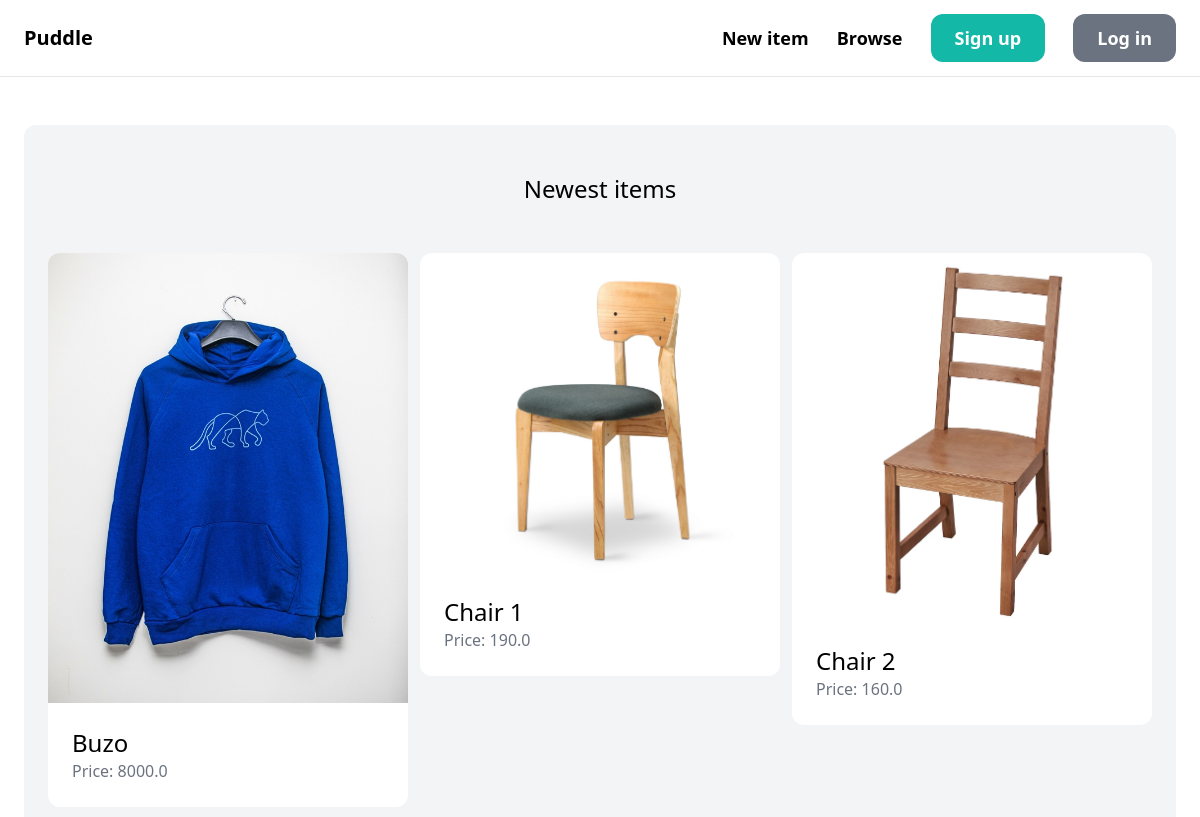
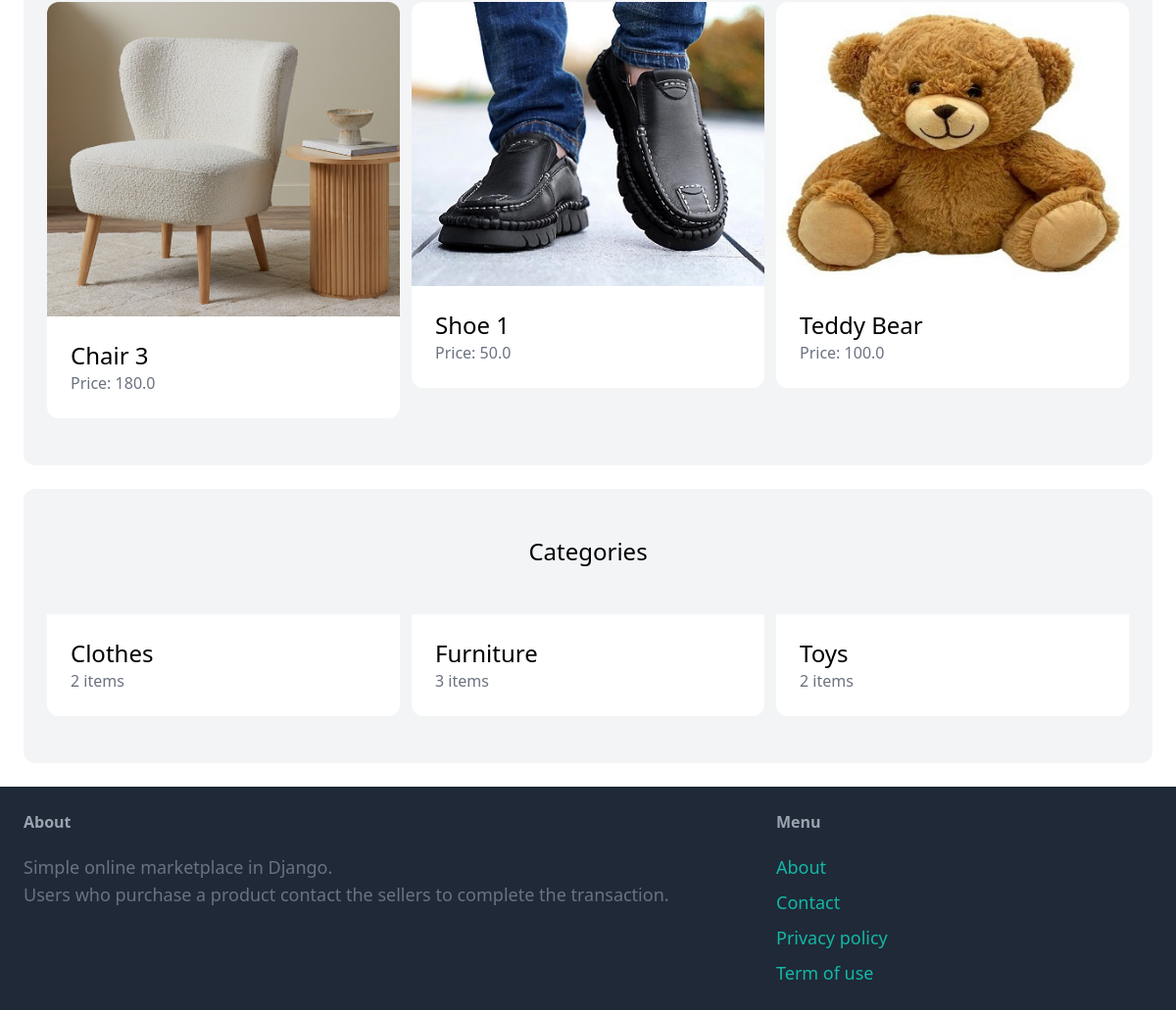
The page / on the database its author committed (2 pictures, top to bottom).
### item/models.py (models this page shows, shortened)
class Item(models.Model):
    category = models.ForeignKey(Category, related_name='items', on_delete = models.CASCADE)
    name = models.CharField(max_length=255)
    description = models.TextField(blank=True, null=True)
    price = models.FloatField()
    image = models.ImageField(upload_to='item_images', blank=True, null=True)
    is_sold = models.BooleanField(default=False)
    created_by = models.ForeignKey(User, related_name='items', on_delete = models.CASCADE)
    created_at = models.DateTimeField(auto_now_add=True)
    class Meta:
        ordering = ('name',)

class Category(models.Model):
    name = models.CharField(max_length=255)
    class Meta:
        ordering = ('name',)
        verbose_name_plural = 'Categories'

### core/views.py (the view)
# urls.py: path('', views.index, name='index'),
def index(request):
    items = Item.objects.filter(is_sold=False)[0:6]
    categories = Category.objects.all()
    return render(request, 'core/index.html', {
        'categories': categories,
        'items': items
    })

### core/templates/core/index.html (shortened to what this page needs)
{% extends 'core/base.html' %}
{% block content %}
    <div class="mt-6 px-6 py-12 bg-gray-100 rounded-xl">
        <h2 class="mb-12 text-2xl text-center">Newest items</h2>
        <div class="grid grid-cols-3 gap-3">
            {% for item in items %}
                <div>
                    <a href="{% url 'item:detail' item.id %}">
                        <div>
                            <img src="{{ item.image.url }}" class="rounded-t-xl">
                        </div>
                        <div class="p-6 bg-white rounded-b-xl">
                            <h2 class="text-2xl">{{ item.name }}</h2>
                            <p class="text-gray-500">Price: {{ item.price }}</p>
                        </div>
                    </a>
                </div>
            {% endfor %}
        </div>
    </div>
    <div class="mt-6 px-6 py-12 bg-gray-100 rounded-xl">
        <h2 class="mb-12 text-2xl text-center">Categories</h2>
        <div class="grid grid-cols-3 gap-3">
            {% for category in categories %}
                <div>
                    <a href="{% url 'item:items' %}?category={{ category.id }}">
                        <div class="p-6 bg-white rounded-b-xl">
                            <h2 class="text-2xl">{{ category.name }}</h2>
                            <p class="text-gray-500">{{ category.items.count }} items</p>
                        </div>
                    </a>
                </div>
            {% endfor %}
        </div>
    </div>
{% endblock %}

### core/templates/core/base.html (shortened to what this page needs)
<!DOCTYPE html>
<html>
    <head>
        <script src="https://cdn.tailwindcss.com"></script>
    </head>
    <body>
        <nav class="py-6 px-6 flex justify-between items-center border-b border-gray-200">
            <a href="/" class="text-xl font-semibold">Puddle</a>
            <div class="space-x-6">
                <a href="{% url 'item:new' %}" class="text-lg font-semibold hover:text-gray-500">New item</a>
                <a href="{% url 'item:items' %}" class="text-lg font-semibold hover:text-gray-500">Browse</a>
                {% if request.user.is_authenticated %}
                <a href="{% url 'conversation:inbox' %}" class="px-6 py-3 text-lg font-semibold bg-teal-500 text-white rounded-xl hover:bg-teal-700">Inbox</a>
                <a href="{% url 'dashboard:index' %}" class="px-6 py-3 text-lg font-semibold bg-gray-500 text-white rounded-xl hover:bg-gray-700">Dashboard</a>
                {% else %}
                    <a href="{% url 'core:signup' %}" class="px-6 py-3 text-lg font-semibold bg-teal-500 text-white rounded-xl hover:bg-teal-700">Sign up</a>
                    <a href="{% url 'core:login' %}" class="px-6 py-3 text-lg font-semibold bg-gray-500 text-white rounded-xl hover:bg-gray-700">Log in</a>
                {% endif %}
            </div>
        </nav>
        <div class="px-6 py-6">
            {% block content %}
            {% endblock %}
        </div>
        <footer class="py-6 px-6 flex justify-between bg-gray-800">
            <div class="w-2/3 pr-10">
                <h3 class="mb-5 font-semibold text-gray-400">About</h3>
                <p class="text-lg text-gray-500">Simple online marketplace in Django.<br>
                    Users who purchase a product contact the sellers to complete the transaction.</p>
            </div>
            <div class="w-1/3">
                <h3 class="mb-5 font-semibold text-gray-400">Menu</h3>
                <ul class="space-y-2">
                    <li><a href="#" class="text-lg text-teal-500 hover:text-teal-700">About</a></li>
                    <li><a href="{% url 'core:contact' %}" class="text-lg text-teal-500 hover:text-teal-700">Contact</a></li>
                    <li><a href="#" class="text-lg text-teal-500 hover:text-teal-700">Privacy policy</a></li>
                    <li><a href="#" class="text-lg text-teal-500 hover:text-teal-700">Term of use</a></li>
                </ul>
            </div>
        </footer>
    </body>
</html>

### rows shown on the page
Item: image (picture), name "Buzo", price "8000.0"
Item: image (picture), name "Chair 1", price "190.0"
Item: image (picture), name "Chair 2", price "160.0"
Item: image (picture), name "Chair 3", price "180.0"
Item: image (picture), name "Shoe 1", price "50.0"
Item: image (picture), name "Teddy Bear", price "100.0"
Category: name "Clothes", items.count "2"
Category: name "Furniture", items.count "3"
Category: name "Toys", items.count "2"
